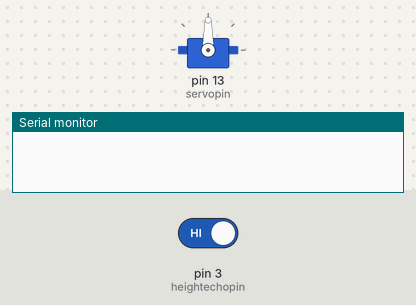
Simulated run of this sketch. Board: Arduino Uno, built with avr-gcc and run on an emulated ATmega328P. On the bench: servo, the last lines printed to the serial monitor. The inputs (shaded band) are chosen by the test bench; at power-on: pin 3 (heightechopin) HIGH.

Above: at 0.05 s.
At 4.5 s:
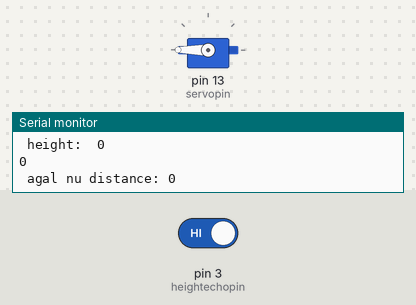
At 9.0 s:
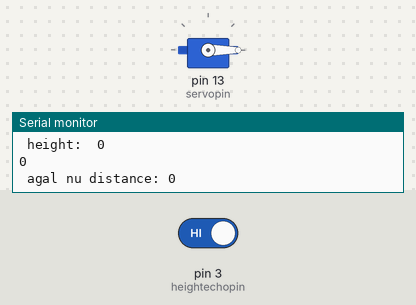
Timing chart, 0 to 11.7 s (numbered marks = the images above):
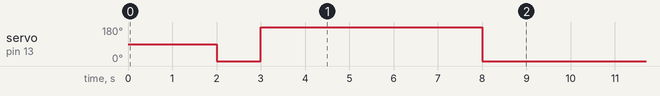

Measured:
- by itself, servo on pin 13 (servopin): repeats every 9.0 s: 180° 5.0 s, 0° 4.0 s

The sketch:

smatdustbin.ino
```cpp
#include <Servo.h>

int heighttrigpin =2;
int heightechopin =3;
long heightduration;
int heightdistance;
int agaltrigpin =7;
int agalechopin =6;
long agalduration;
int agaldistance;

int servopin=13;
Servo servo;


void setup() {
  pinMode(heighttrigpin,OUTPUT);
 pinMode(heightechopin,INPUT);
  pinMode(agaltrigpin,OUTPUT);
 pinMode(agalechopin,INPUT);
 servo.attach(servopin);
 Serial.begin(9600);

}

void loop() {

  digitalWrite(heighttrigpin,LOW);
delayMicroseconds(2);
digitalWrite(heightechopin,HIGH);
delayMicroseconds(10);
digitalWrite(heighttrigpin,LOW);
heightduration=pulseIn(heightechopin,HIGH);

heightdistance = heightduration*0.034/2;
Serial.print(" height:  ");
Serial.println(heightdistance);
Serial.println(heightduration);


digitalWrite(agaltrigpin,LOW);
delayMicroseconds(2);
digitalWrite(agalechopin,HIGH);
delayMicroseconds(10);
digitalWrite(agaltrigpin,LOW);
agalduration=pulseIn(heightechopin,HIGH);
agaldistance=agalduration*0.034/2;
Serial.print(" agal nu distance: ");
Serial.println(agaldistance);

if(agaldistance<=12)
{
   servo.write(0);
 delay(1000);

 servo.write(180);
 delay(5000);

  servo.write(0);
 delay(1000);


  }


}
```
